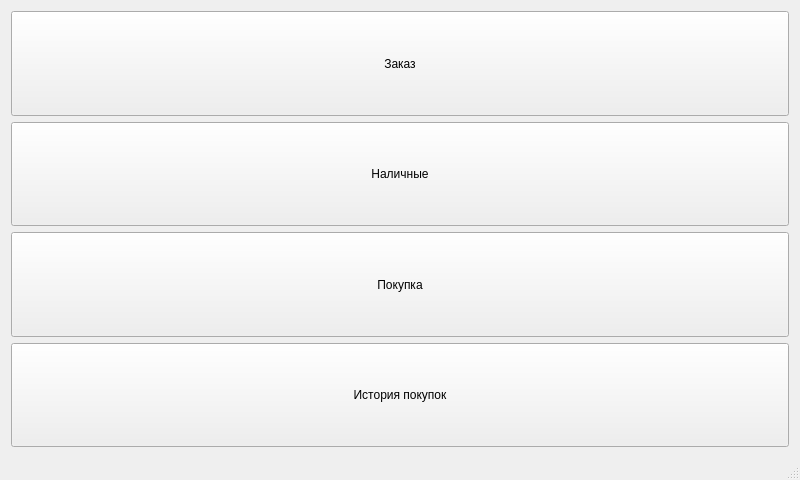
<?xml version="1.0" encoding="UTF-8"?>
<ui version="4.0">
 <class>MainWindow</class>
 <widget class="QMainWindow" name="MainWindow">
  <property name="geometry">
   <rect>
    <x>0</x>
    <y>0</y>
    <width>800</width>
    <height>480</height>
   </rect>
  </property>
  <property name="sizePolicy">
   <sizepolicy hsizetype="Preferred" vsizetype="Preferred">
    <horstretch>0</horstretch>
    <verstretch>0</verstretch>
   </sizepolicy>
  </property>
  <property name="windowTitle">
   <string>MainWindow</string>
  </property>
  <widget class="QWidget" name="centralWidget">
   <layout class="QGridLayout" name="gridLayout">
    <item row="0" column="0">
     <layout class="QVBoxLayout" name="verticalLayout">
      <item>
       <widget class="QPushButton" name="pushButtonOrder">
        <property name="sizePolicy">
         <sizepolicy hsizetype="Minimum" vsizetype="Minimum">
          <horstretch>0</horstretch>
          <verstretch>0</verstretch>
         </sizepolicy>
        </property>
        <property name="layoutDirection">
         <enum>Qt::LeftToRight</enum>
        </property>
        <property name="autoFillBackground">
         <bool>false</bool>
        </property>
        <property name="text">
         <string>Заказ</string>
        </property>
       </widget>
      </item>
      <item>
       <widget class="QPushButton" name="pushButtonCash">
        <property name="sizePolicy">
         <sizepolicy hsizetype="Minimum" vsizetype="Minimum">
          <horstretch>0</horstretch>
          <verstretch>0</verstretch>
         </sizepolicy>
        </property>
        <property name="text">
         <string>Наличные</string>
        </property>
       </widget>
      </item>
      <item>
       <widget class="QPushButton" name="pushButtonBuy">
        <property name="sizePolicy">
         <sizepolicy hsizetype="Minimum" vsizetype="Minimum">
          <horstretch>0</horstretch>
          <verstretch>0</verstretch>
         </sizepolicy>
        </property>
        <property name="text">
         <string>Покупка</string>
        </property>
       </widget>
      </item>
      <item>
       <widget class="QPushButton" name="pushButtonHistory">
        <property name="sizePolicy">
         <sizepolicy hsizetype="Minimum" vsizetype="Minimum">
          <horstretch>0</horstretch>
          <verstretch>0</verstretch>
         </sizepolicy>
        </property>
        <property name="text">
         <string>История покупок</string>
        </property>
       </widget>
      </item>
     </layout>
    </item>
   </layout>
  </widget>
  <widget class="QStatusBar" name="statusBar"/>
 </widget>
 <layoutdefault spacing="6" margin="11"/>
 <resources/>
 <connections/>
</ui>
